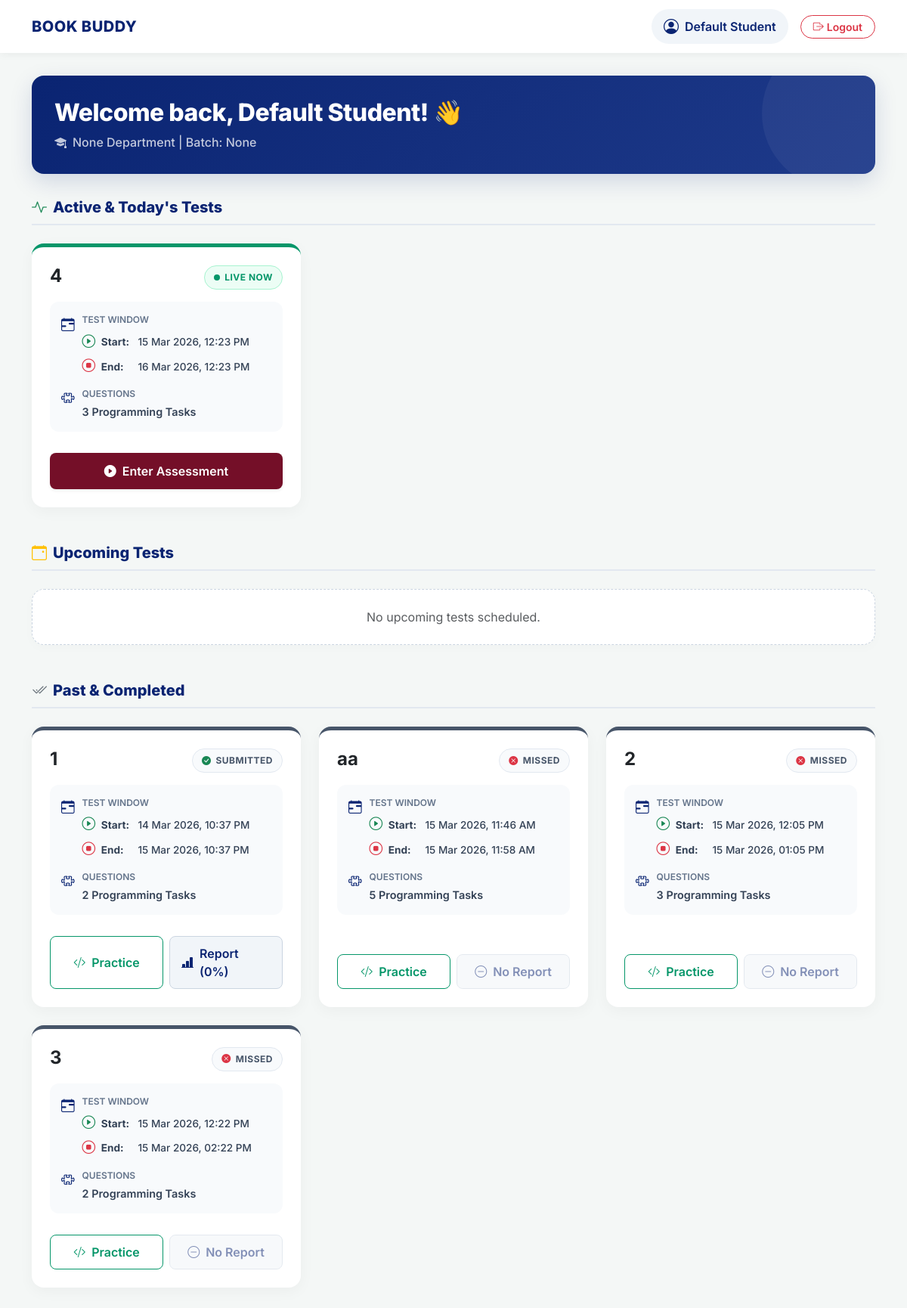
Screenshot of /student_test/1 with the database file from the repository.
### app.py (models this page shows, shortened)
class Student(UserMixin, db.Model):
    id = db.Column(db.Integer, primary_key=True)
    name = db.Column(db.String(50))
    register = db.Column(db.String(50)) # String prevents postgres crashing on alphanumeric IDs
    username = db.Column(db.String(15), unique=True)
    set_password = db.Column(db.String(100))
    verify_password = db.Column(db.String(100))
    department = db.Column(db.String(100))
    batch = db.Column(db.String(100))
    collage = db.Column(db.String(100))
    phone_no = db.Column(db.String(100))
    email = db.Column(db.String(60))
    approval = db.Column(db.Boolean, default=False)
    attend = db.Column(db.Boolean, default=False)

class Testmaintain(db.Model):
    __tablename__ = 'test_maintain'
    id = db.Column(db.Integer, primary_key=True)
    test_title = db.Column(db.String(50))
    date = db.Column(db.Date)
    start_time = db.Column(db.DateTime)
    end_time = db.Column(db.DateTime)
    status = db.Column(db.String(20), default='draft')
    total_points = db.Column(db.Integer, default=0)
    question_id = db.Column(db.Integer, db.ForeignKey('question.id'), nullable=False)

class TestResult(db.Model):
    id = db.Column(db.Integer, primary_key=True)
    student_id = db.Column(db.Integer, db.ForeignKey('student.id'), nullable=False)
    test_id = db.Column(db.Integer, db.ForeignKey('test_maintain.id'), nullable=False)
    total_marks_obtained = db.Column(db.Integer, default=0)
    total_marks_possible = db.Column(db.Integer, default=0)
    percentage = db.Column(db.Float, default=0)
    status = db.Column(db.String(20), default='attempted')
    entry_time = db.Column(db.DateTime, default=ist_now) # Forced IST
    exit_time = db.Column(db.DateTime)
    submitted_at = db.Column(db.DateTime, default=ist_now) # Forced IST
    student = db.relationship('Student', backref='test_results')
    test = db.relationship('Testmaintain', backref='results')

### app.py (the view)
@app.route('/student_test/<int:id>')
def student_test(id):
    student = Student.query.get_or_404(id)
    all_entries = Testmaintain.query.all()
    current_time = ist_now()
    grouped_tests = defaultdict(list)
    questions_dict = {q.id: q for q in Question.query.all()}
    for entry in all_entries:
        entry.question = questions_dict.get(entry.question_id)
        grouped_tests[entry.test_title].append(entry)
    results = TestResult.query.filter_by(student_id=id).all()
    test_question_ids = [entry.question_id for entry in all_entries]
    practice_questions = Question.query.filter(~Question.id.in_(test_question_ids)).all() if test_question_ids else Question.query.all()
    return render_template("student_test.html", student=student, grouped_tests=grouped_tests, practice_questions=practice_questions, results=results, now=current_time)

### app.py (called while the page is built)
def ist_now():
    return datetime.now(IST_TZ).replace(tzinfo=None)

@app.context_processor
def inject_now():
    return {'now': ist_now()}

### templates/student_test.html (shortened to what this page needs)
<!DOCTYPE html>
<html lang="en">
<head>
    <link href="https://cdn.jsdelivr.net/npm/bootstrap@5.3.0/dist/css/bootstrap.min.css" rel="stylesheet">
    <link rel="stylesheet" href="https://cdn.jsdelivr.net/npm/bootstrap-icons@1.11.1/font/bootstrap-icons.css">
</head>
<body>
    <nav class="navbar sticky-top">
        <div class="container d-flex justify-content-between align-items-center">
            <a class="brand-wrapper" href="/">
                <h2 class="brand-name d-none d-sm-block">BOOK BUDDY</h2>
            </a>
            <div class="d-flex align-items-center gap-3">
                <a class="student-profile-link d-none d-md-flex" href="{{ url_for('student_profile', username=student.username ) }}">
                    <i class="bi bi-person-circle fs-5"></i>
                    <span>{{ student.name }}</span>
                </a>
                <a href="/logout" class="btn btn-outline-danger btn-sm px-3 rounded-pill fw-semibold">
                    <i class="bi bi-box-arrow-right me-1"></i>Logout
                </a>
            </div>
        </div>
    </nav>
    <div class="container">
        <div class="row mb-4">
            <div class="col-12">
                <div class="welcome-card">
                    <h2 class="mb-2">Welcome back, {{ student.name }}! 👋</h2>
                    <p class="mb-0 opacity-75 fw-medium"><i class="bi bi-mortarboard-fill me-2"></i>{{ student.department }} Department | Batch: {{ student.batch }}</p>
                </div>
            </div>
        </div>
        {% if grouped_tests %}
            <h3 class="section-title"><i class="bi bi-activity text-success me-2"></i>Active & Today's Tests</h3>
            <div class="row g-4 mb-5">
                {% for title, entries in grouped_tests.items() %}
                    {% set first_entry = entries[0] %}
                    {% set test_result = results|selectattr('test_id', 'equalto', first_entry.id)|first if results else None %}
                    {% if first_entry.start_time and first_entry.end_time %}
                        {% set is_live = first_entry.start_time <= now and now <= first_entry.end_time %}
                        {% if is_live and not test_result %}
                        <div class="col-lg-6 col-xl-4">
                            <div class="card test-card status-border-live">
                                <div class="card-body p-4 d-flex flex-column h-100">
                                    <div class="d-flex justify-content-between align-items-start mb-3">
                                        <h4 class="fw-bold mb-0 text-dark pe-2">{{ title }}</h4>
                                        <div id="badge-container-{{ loop.index }}">
                                            <span class="status-badge badge-live">
                                                <span class="pulse-dot"></span> LIVE NOW
                                            </span>
                                        </div>
                                    </div>
                                    <div class="info-grid">
                                        <div class="info-item info-item-full">
                                            <i class="bi bi-calendar-range"></i>
                                            <div class="info-text w-100">
                                                <small>Test Window</small>
                                                <div class="schedule-stack">
                                                    <span><i class="bi bi-play-circle text-success me-1"></i> <strong>Start:</strong> {{ first_entry.start_time.strftime('%d %b %Y, %I:%M %p') }}</span>
                                                    <span><i class="bi bi-stop-circle text-danger me-1"></i> <strong>End:</strong> {{ first_entry.end_time.strftime('%d %b %Y, %I:%M %p') }}</span>
                                                </div>
                                            </div>
                                        </div>
                                        <div class="info-item info-item-full">
                                            <i class="bi bi-puzzle"></i>
                                            <div class="info-text">
                                                <small>Questions</small>
                                                <span>{{ entries|length }} Programming Tasks</span>
                                            </div>
                                        </div>
                                    </div>
                                    <div class="mt-auto pt-2">
                                        <a href="{{ url_for('take_test', title=title) }}" class="btn-take-test shadow-sm">
                                            <i class="bi bi-play-circle-fill"></i> Enter Assessment
                                        </a>
                                    </div>
                                </div>
                            </div>
                        </div>
                        {% endif %}
                    {% endif %}
                {% endfor %}
            </div>
            <h3 class="section-title"><i class="bi bi-calendar-event text-warning me-2"></i>Upcoming Tests</h3>
            <div class="row g-4 mb-5">
                {% set ns_up = namespace(found_up=false) %}
                {% if not ns_up.found_up %}
                    <div class="col-12"><div class="empty-state py-4"><p class="text-muted mb-0">No upcoming tests scheduled.</p></div></div>
                {% endif %}
            </div>
            <h3 class="section-title"><i class="bi bi-check2-all text-secondary me-2"></i>Past & Completed</h3>
            <div class="row g-4 mb-5">
                {% for title, entries in grouped_tests.items() %}
                    {% set first_entry = entries[0] %}
                    {% set test_result = results|selectattr('test_id', 'equalto', first_entry.id)|first if results else None %}
                    {% if first_entry.start_time and first_entry.end_time %}
                        {% set is_past = now > first_entry.end_time %}
                        {% if is_past or test_result %}
                        <div class="col-lg-6 col-xl-4">
                            <div class="card test-card status-border-completed">
                                <div class="card-body p-4 d-flex flex-column h-100">
                                    <div class="d-flex justify-content-between align-items-start mb-3">
                                        <h4 class="fw-bold mb-0 text-dark pe-2">{{ title }}</h4>
                                        <div id="badge-container-{{ loop.index }}">
                                            <span class="status-badge badge-completed">
                                                {% if test_result %}
                                                    <i class="bi bi-check-circle-fill text-success"></i> SUBMITTED
                                                {% else %}
                                                    <i class="bi bi-x-circle-fill text-danger"></i> MISSED
                                                {% endif %}
                                            </span>
                                        </div>
                                    </div>
                                    <div class="info-grid">
                                        <div class="info-item info-item-full">
                                            <i class="bi bi-calendar-range"></i>
                                            <div class="info-text w-100">
                                                <small>Test Window</small>
                                                <div class="schedule-stack">
                                                    <span><i class="bi bi-play-circle text-success me-1"></i> <strong>Start:</strong> {{ first_entry.start_time.strftime('%d %b %Y, %I:%M %p') }}</span>
                                                    <span><i class="bi bi-stop-circle text-danger me-1"></i> <strong>End:</strong> {{ first_entry.end_time.strftime('%d %b %Y, %I:%M %p') }}</span>
                                                </div>
                                            </div>
                                        </div>
                                        <div class="info-item info-item-full">
                                            <i class="bi bi-puzzle"></i>
                                            <div class="info-text">
                                                <small>Questions</small>
                                                <span>{{ entries|length }} Programming Tasks</span>
                                            </div>
                                        </div>
                                    </div>
                                    <div class="flex-grow-1"></div>
                                    <div class="mt-auto pt-2 d-flex gap-2">
                                        <a href="{{ url_for('take_test', title=title) }}" class="btn-practice">
                                            <i class="bi bi-code-slash"></i> Practice
                                        </a>
                                        {% if test_result %}
                                            <a href="{{ url_for('student_results', test_id=first_entry.id) }}" class="btn-results">
                                                <i class="bi bi-bar-chart-line-fill"></i>
                                                Report ({{ test_result.percentage|round|int }}%)
                                            </a>
                                        {% else %}
                                            <button class="btn-results opacity-50" style="cursor: not-allowed;" title="No report available">
                                                <i class="bi bi-dash-circle"></i> No Report
                                            </button>
                                        {% endif %}
                                    </div>
                                </div>
                            </div>
                        </div>
                        {% endif %}
                    {% endif %}
                {% endfor %}
            </div>
        {% endif %}
    </div>
</body>
</html>

### rows the page displays
Student: name "Default Student", department "None", batch "None"
Testmaintain: start_time "15 Mar 2026, 12:23 PM", end_time "16 Mar 2026, 12:23 PM"
Testmaintain: start_time "14 Mar 2026, 10:37 PM", end_time "15 Mar 2026, 10:37 PM"
TestResult: percentage "0"
Testmaintain: test_title "aa", shows "MISSED", start_time "15 Mar 2026, 11:46 AM", end_time "15 Mar 2026, 11:58 AM", entries "5", shows "No Report"
Testmaintain: start_time "15 Mar 2026, 12:05 PM", end_time "15 Mar 2026, 01:05 PM"
Testmaintain: start_time "15 Mar 2026, 12:22 PM", end_time "15 Mar 2026, 02:22 PM"

### other values shown
{{ title }} "4"
{{ entries|length }} "3"
{{ title }} "1" "2" "3"
{{ entries|length }} "2" "3" "2"
